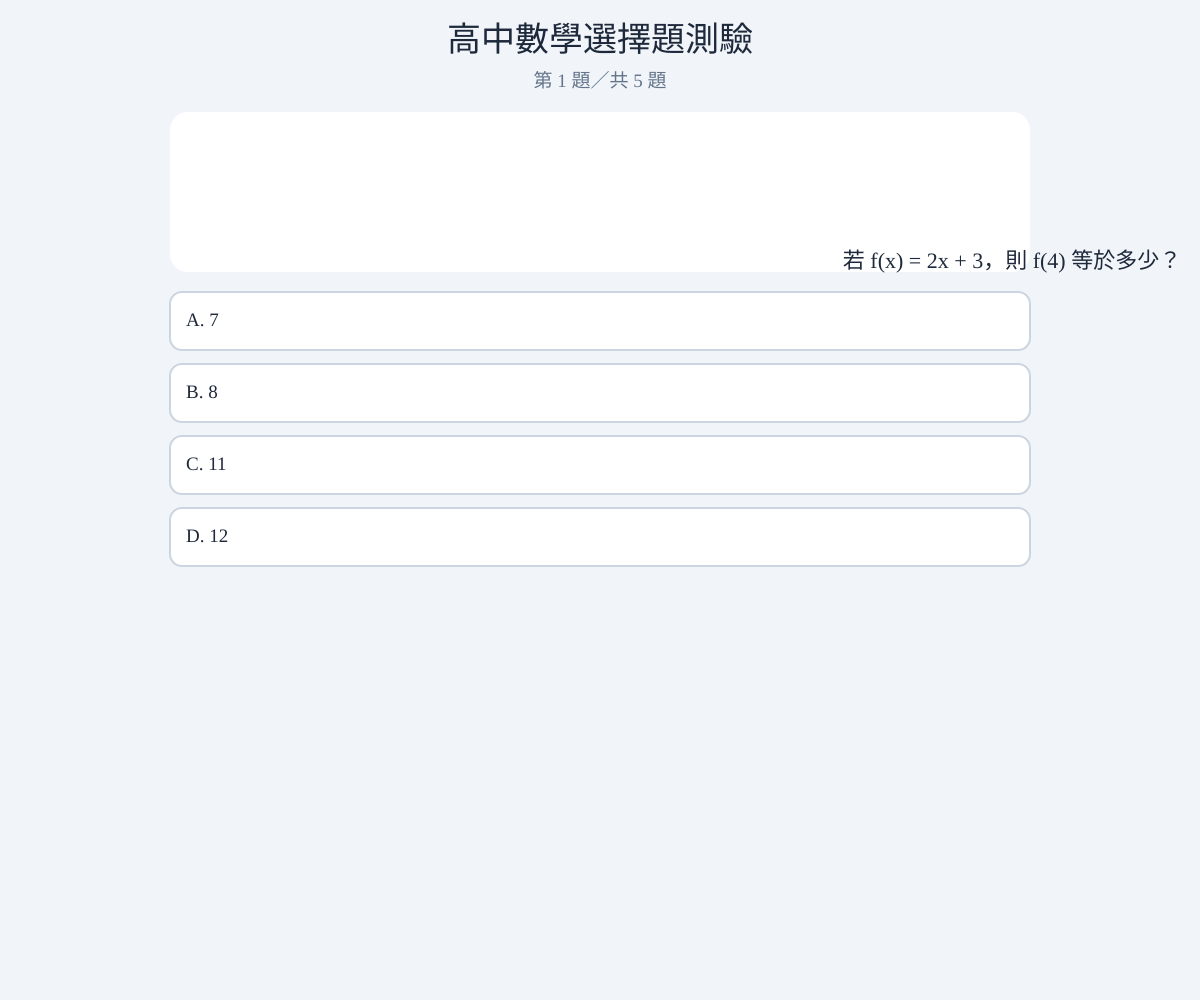
Frame 1 (no input)
Frame 60 (no input): identical to frame 1, image omitted
Frame 120 (the mouse pressed at the canvas centre since frame 60): identical to frame 1, image omitted

The p5.js sketch that drew this single still picture (run headless with seeded random() and noise() and a simulated clock; from frame 60 on, the mouse is pressed at the canvas centre):

// p5.js sketch
// ── sketch.js
// 宣告目前題目索引。
let currentQuestion = 0;

// 宣告答對題數。
let correctCount = 0;

// 宣告目前是否已作答。
let hasAnswered = false;

// 宣告測驗是否完成。
let quizFinished = false;

// 宣告使用者選擇的選項。
let selectedOption = -1;

// 宣告畫布。
let canvas;

// 宣告操作按鈕。
let actionButton;

// 宣告所有選項的點擊區域。
let optionAreas = [];

// 設定正確答案背景顏色。
const CORRECT_COLOR = "#80ed99";

// 設定錯誤答案背景顏色。
const WRONG_COLOR = "#ffadad";

// 設定一般選項背景顏色。
const OPTION_COLOR = "#ffffff";

// 建立五題高中數學題目。
const questions = [
  {
    question: "若 f(x) = 2x + 3，則 f(4) 等於多少？",
    options: ["7", "8", "11", "12"],
    answer: 2
  },
  {
    question: "方程式 x² - 5x + 6 = 0 的兩根和為多少？",
    options: ["2", "3", "5", "6"],
    answer: 2
  },
  {
    question: "等差數列 3、7、11、15、⋯ 的第 10 項為多少？",
    options: ["35", "39", "43", "47"],
    answer: 1
  },
  {
    question: "若 sin θ = 1/2，且 θ 為銳角，則 θ 等於多少？",
    options: ["30°", "45°", "60°", "90°"],
    answer: 0
  },
  {
    question: "向量 a = (2, 3)，向量 b = (1, -1)，則 a · b 等於多少？",
    options: ["-1", "1", "5", "6"],
    answer: 0
  }
];

// p5.js 初始化函式。
function setup() {
  // 建立全螢幕畫布。
  canvas = createCanvas(windowWidth, windowHeight);

  // 設定畫布為固定定位。
  canvas.style("position", "fixed");

  // 設定畫布左上角位置。
  canvas.style("left", "0");

  // 設定畫布頂端位置。
  canvas.style("top", "0");

  // 設定畫布顯示層級。
  canvas.style("z-index", "0");

  // 設定畫布為區塊元素。
  canvas.style("display", "block");

  // 防止手機觸控時捲動畫面。
  canvas.elt.style.touchAction = "none";

  // 移除網頁預設外距。
  document.body.style.margin = "0";

  // 隱藏網頁捲軸。
  document.body.style.overflow = "hidden";

  // 設定網頁背景顏色。
  document.body.style.backgroundColor = "#f1f5f9";

  // 設定中文字型。
  textFont("Arial, Noto Sans TC, sans-serif");

  // 建立唯一操作按鈕。
  actionButton = createButton("下一題");

  // 將按鈕加入網頁 body。
  actionButton.parent(document.body);

  // 設定按鈕點擊事件。
  actionButton.mousePressed(handleActionButton);

  // 設定按鈕初始樣式。
  actionButton.style("position", "fixed");
  actionButton.style("z-index", "10");
  actionButton.style("border", "none");
  actionButton.style("border-radius", "10px");
  actionButton.style("background-color", "#2563eb");
  actionButton.style("color", "#ffffff");
  actionButton.style("cursor", "pointer");
  actionButton.style("font-family", "Arial, Noto Sans TC, sans-serif");
  actionButton.style("pointer-events", "auto");

  // 初始隱藏按鈕。
  actionButton.hide();

  // 監聽畫布指標事件。
  canvas.elt.addEventListener("pointerdown", handleCanvasPointer, {
    passive: false
  });
}

// p5.js 主要繪圖函式。
function draw() {
  // 設定畫布背景。
  background("#f1f5f9");

  // 判斷測驗是否完成。
  if (quizFinished) {
    // 繪製結果畫面。
    drawResultScreen();

    // 結束目前繪圖。
    return;
  }

  // 繪製答題畫面。
  drawQuizScreen();
}

// 取得響應式版面設定。
function getLayout() {
  // 取得畫布寬度。
  const canvasWidth = width;

  // 取得畫布高度。
  const canvasHeight = height;

  // 判斷是否為橫向畫面。
  const isLandscape = canvasWidth > canvasHeight;

  // 判斷是否為小螢幕。
  const isSmallScreen = canvasWidth < 600;

  // 判斷是否為橫向窄螢幕。
  const isShortLandscape = isLandscape && canvasHeight < 540;

  // 設定頁面邊距。
  const margin = isSmallScreen ? 14 : 40;

  // 計算內容寬度。
  const contentWidth = min(canvasWidth - margin * 2, 860);

  // 根據螢幕尺寸設定標題大小。
  const titleSize = isSmallScreen ? 22 : 34;

  // 設定進度文字大小。
  const progressSize = isSmallScreen ? 14 : 19;

  // 設定題目文字大小。
  const questionSize = isSmallScreen ? 16 : 22;

  // 設定選項文字大小。
  const optionTextSize = isSmallScreen ? 14 : 19;

  // 設定回饋文字大小。
  const feedbackSize = isSmallScreen ? 14 : 18;

  // 計算標題位置。
  const titleY = isSmallScreen ? 28 : 42;

  // 計算進度位置。
  const progressY = isSmallScreen ? 60 : 82;

  // 計算題目卡片頂端位置。
  const cardY = isShortLandscape
    ? 68
    : isSmallScreen
      ? 84
      : 112;

  // 計算題目卡片高度。
  const cardHeight = isShortLandscape
    ? 92
    : isSmallScreen
      ? 128
      : 160;

  // 判斷是否使用雙欄選項。
  const twoColumns = isShortLandscape;

  // 計算選項欄數。
  const columns = twoColumns ? 2 : 1;

  // 計算欄位間距。
  const columnGap = twoColumns ? 12 : 0;

  // 計算選項寬度。
  const optionWidth = twoColumns
    ? (contentWidth - columnGap) / 2
    : contentWidth;

  // 計算選項高度。
  const optionHeight = isShortLandscape
    ? 48
    : isSmallScreen
      ? 46
      : 58;

  // 計算選項間距。
  const optionGap = isShortLandscape
    ? 10
    : isSmallScreen
      ? 9
      : 14;

  // 計算選項頂端位置。
  const optionTop = cardY + cardHeight + (isShortLandscape ? 14 : 20);

  // 計算選項區域高度。
  const optionRows = twoColumns ? 2 : 4;

  // 計算選項區域高度。
  const optionsHeight =
    optionRows * optionHeight +
    (optionRows - 1) * optionGap;

  // 計算回饋文字位置。
  const feedbackY = optionTop + optionsHeight + 20;

  // 計算按鈕頂端位置。
  const buttonY = feedbackY + (isShortLandscape ? 22 : 28);

  // 回傳所有版面資料。
  return {
    isLandscape,
    isSmallScreen,
    isShortLandscape,
    contentWidth,
    titleSize,
    progressSize,
    questionSize,
    optionTextSize,
    feedbackSize,
    titleY,
    progressY,
    cardY,
    cardHeight,
    optionTop,
    optionWidth,
    optionHeight,
    optionGap,
    optionsHeight,
    feedbackY,
    buttonY,
    columns,
    columnGap,
    margin
  };
}

// 繪製答題畫面。
function drawQuizScreen() {
  // 取得目前版面資料。
  const layout = getLayout();

  // 取得目前題目。
  const currentItem = questions[currentQuestion];

  // 清除選項點擊區域。
  optionAreas = [];

  // 設定一般文字樣式。
  noStroke();
  textAlign(CENTER, CENTER);

  // 設定標題顏色。
  fill("#1e293b");

  // 設定標題文字大小。
  textSize(layout.titleSize);

  // 顯示測驗標題。
  text("高中數學選擇題測驗", width / 2, layout.titleY);

  // 設定進度文字顏色。
  fill("#64748b");

  // 設定進度文字大小。
  textSize(layout.progressSize);

  // 顯示目前進度。
  text(
    `第 ${currentQuestion + 1} 題／共 ${questions.length} 題`,
    width / 2,
    layout.progressY
  );

  // 設定題目卡片背景顏色。
  fill("#ffffff");

  // 繪製題目卡片。
  rect(
    (width - layout.contentWidth) / 2,
    layout.cardY,
    layout.contentWidth,
    layout.cardHeight,
    18
  );

  // 設定題目文字顏色。
  fill("#1e293b");

  // 設定題目文字大小。
  textSize(layout.questionSize);

  // 將題目文字水平與垂直置中。
  text(
    currentItem.question,
    width / 2,
    layout.cardY + layout.cardHeight / 2,
    layout.contentWidth - 36,
    layout.cardHeight - 20
  );

  // 繪製所有選項。
  for (let index = 0; index < currentItem.options.length; index++) {
    // 繪製單一選項。
    drawOption(
      currentItem.options[index],
      index,
      layout
    );
  }

  // 判斷是否已作答。
  if (hasAnswered) {
    // 顯示答題回饋。
    drawFeedback(currentItem, layout);

    // 更新操作按鈕。
    updateActionButton(layout);

    // 顯示操作按鈕。
    actionButton.show();
  } else {
    // 尚未作答時隱藏按鈕。
    actionButton.hide();
  }
}

// 計算選項位置。
function getOptionPosition(index, layout) {
  // 計算選項所在欄位。
  const column = layout.columns === 2 ? index % 2 : 0;

  // 計算選項所在列。
  const row = layout.columns === 2
    ? floor(index / 2)
    : index;

  // 計算選項水平位置。
  const x =
    (width - layout.contentWidth) / 2 +
    column * (layout.optionWidth + layout.columnGap);

  // 計算選項垂直位置。
  const y =
    layout.optionTop +
    row * (layout.optionHeight + layout.optionGap);

  // 回傳選項位置。
  return {
    x,
    y
  };
}

// 繪製單一選項。
function drawOption(optionText, index, layout) {
  // 取得目前題目。
  const currentItem = questions[currentQuestion];

  // 取得選項位置。
  const position = getOptionPosition(index, layout);

  // 設定預設選項顏色。
  let optionColor = OPTION_COLOR;

  // 判斷是否為正確選項。
  if (hasAnswered && index === currentItem.answer) {
    // 將正確答案設定為指定綠色。
    optionColor = CORRECT_COLOR;
  }

  // 判斷是否為使用者選錯的選項。
  if (
    hasAnswered &&
    index === selectedOption &&
    selectedOption !== currentItem.answer
  ) {
    // 將錯誤答案設定為紅色。
    optionColor = WRONG_COLOR;
  }

  // 設定選項背景顏色。
  fill(optionColor);

  // 設定選項外框。
  stroke("#cbd5e1");
  strokeWeight(2);

  // 繪製選項方框。
  rect(
    position.x,
    position.y,
    layout.optionWidth,
    layout.optionHeight,
    12
  );

  // 設定選項文字顏色。
  fill("#1e293b");

  // 移除文字外框。
  noStroke();

  // 設定文字靠左置中。
  textAlign(LEFT, CENTER);

  // 設定選項文字大小。
  textSize(layout.optionTextSize);

  // 顯示選項文字。
  text(
    `${String.fromCharCode(65 + index)}. ${optionText}`,
    position.x + 16,
    position.y + layout.optionHeight / 2
  );

  // 儲存選項點擊區域。
  optionAreas.push({
    x: position.x,
    y: position.y,
    width: layout.optionWidth,
    height: layout.optionHeight
  });
}

// 顯示答題回饋。
function drawFeedback(currentItem, layout) {
  // 判斷答案是否正確。
  const isCorrect = selectedOption === currentItem.answer;

  // 設定回饋文字顏色。
  fill(isCorrect ? "#15803d" : "#b91c1c");

  // 設定文字置中。
  textAlign(CENTER, CENTER);

  // 設定回饋文字大小。
  textSize(layout.feedbackSize);

  // 建立回饋文字。
  const feedbackText = isCorrect
    ? "答對了！"
    : `答錯了，正確答案是 ${String.fromCharCode(
        65 + currentItem.answer
      )}。`;

  // 顯示回饋文字。
  text(feedbackText, width / 2, layout.feedbackY);
}

// 更新操作按鈕。
function updateActionButton(layout) {
  // 設定按鈕文字。
  actionButton.html(
    currentQuestion === questions.length - 1
      ? "查看測驗結果"
      : "下一題"
  );

  // 設定按鈕寬度。
  const buttonWidth = layout.isSmallScreen ? 180 : 220;

  // 設定按鈕高度。
  const buttonHeight = layout.isSmallScreen ? 42 : 48;

  // 計算按鈕水平位置。
  const buttonX = width / 2 - buttonWidth / 2;

  // 計算按鈕垂直位置。
  const buttonY = min(
    layout.buttonY,
    height - buttonHeight - 12
  );

  // 設定按鈕尺寸。
  actionButton.size(buttonWidth, buttonHeight);

  // 設定按鈕位置。
  actionButton.position(buttonX, buttonY);

  // 設定按鈕字體大小。
  actionButton.style(
    "font-size",
    layout.isSmallScreen ? "16px" : "18px"
  );

  // 設定按鈕顯示層級。
  actionButton.style("z-index", "10");

  // 確保按鈕可以點擊。
  actionButton.style("pointer-events", "auto");
}

// 處理操作按鈕點擊。
function handleActionButton() {
  // 判斷測驗是否已完成。
  if (quizFinished) {
    // 重新開始測驗。
    resetQuiz();

    // 結束函式。
    return;
  }

  // 判斷是否還有下一題。
  if (currentQuestion < questions.length - 1) {
    // 前往下一題。
    currentQuestion++;

    // 清除作答狀態。
    hasAnswered = false;

    // 清除選擇的答案。
    selectedOption = -1;

    // 隱藏操作按鈕。
    actionButton.hide();

    // 重新繪製畫面。
    redraw();

    // 結束函式。
    return;
  }

  // 設定測驗完成。
  quizFinished = true;

  // 隱藏目前按鈕。
  actionButton.hide();

  // 重新繪製結果畫面。
  redraw();
}

// 繪製結果畫面。
function drawResultScreen() {
  // 設定結果標題顏色。
  fill("#1e293b");

  // 設定文字置中。
  textAlign(CENTER, CENTER);

  // 設定標題大小。
  textSize(width < 600 ? 30 : 38);

  // 顯示完成標題。
  text("測驗完成！", width / 2, height / 2 - 90);

  // 設定成績顏色。
  fill("#2563eb");

  // 設定成績文字大小。
  textSize(width < 600 ? 23 : 30);

  // 顯示答對題數。
  text(
    `你答對了 ${correctCount}／${questions.length} 題`,
    width / 2,
    height / 2 - 25
  );

  // 設定重新開始按鈕文字。
  actionButton.html("重新開始測驗");

  // 設定按鈕寬度。
  const buttonWidth = width < 600 ? 190 : 220;

  // 設定按鈕高度。
  const buttonHeight = width < 600 ? 44 : 48;

  // 計算按鈕水平位置。
  const buttonX = width / 2 - buttonWidth / 2;

  // 計算按鈕垂直位置。
  const buttonY = min(
    height / 2 + 45,
    height - buttonHeight - 15
  );

  // 設定按鈕尺寸。
  actionButton.size(buttonWidth, buttonHeight);

  // 設定按鈕位置。
  actionButton.position(buttonX, buttonY);

  // 設定按鈕字體大小。
  actionButton.style(
    "font-size",
    width < 600 ? "16px" : "18px"
  );

  // 顯示按鈕。
  actionButton.show();
}

// 處理畫布指標事件。
function handleCanvasPointer(event) {
  // 阻止瀏覽器預設觸控行為。
  event.preventDefault();

  // 如果測驗完成，不處理選項。
  if (quizFinished || hasAnswered) {
    return;
  }

  // 取得畫布實際顯示範圍。
  const rect = canvas.elt.getBoundingClientRect();

  // 計算畫布內部與顯示尺寸的水平比例。
  const scaleX = width / rect.width;

  // 計算畫布內部與顯示尺寸的垂直比例。
  const scaleY = height / rect.height;

  // 將瀏覽器座標轉換成 p5.js 畫布座標。
  const x = (event.clientX - rect.left) * scaleX;
  const y = (event.clientY - rect.top) * scaleY;

  // 判斷使用者點擊哪一個選項。
  for (let index = 0; index < optionAreas.length; index++) {
    // 取得目前選項點擊區域。
    const area = optionAreas[index];

    // 判斷座標是否位於選項內。
    const isInside =
      x >= area.x &&
      x <= area.x + area.width &&
      y >= area.y &&
      y <= area.y + area.height;

    // 如果點擊到選項。
    if (isInside) {
      // 記錄使用者答案。
      selectedOption = index;

      // 設定為已作答。
      hasAnswered = true;

      // 判斷是否答對。
      if (selectedOption === questions[currentQuestion].answer) {
        // 答對題數加一。
        correctCount++;
      }

      // 結束選項判斷。
      break;
    }
  }
}

// 重新開始測驗。
function resetQuiz() {
  // 回到第一題。
  currentQuestion = 0;

  // 清除答對題數。
  correctCount = 0;

  // 清除作答狀態。
  hasAnswered = false;

  // 清除使用者選項。
  selectedOption = -1;

  // 設定測驗尚未完成。
  quizFinished = false;

  // 隱藏操作按鈕。
  actionButton.hide();

  // 重新繪製畫面。
  redraw();
}

// 視窗大小改變時執行。
function windowResized() {
  // 重新調整畫布大小。
  resizeCanvas(windowWidth, windowHeight);

  // 重新繪製畫面。
  redraw();
}
